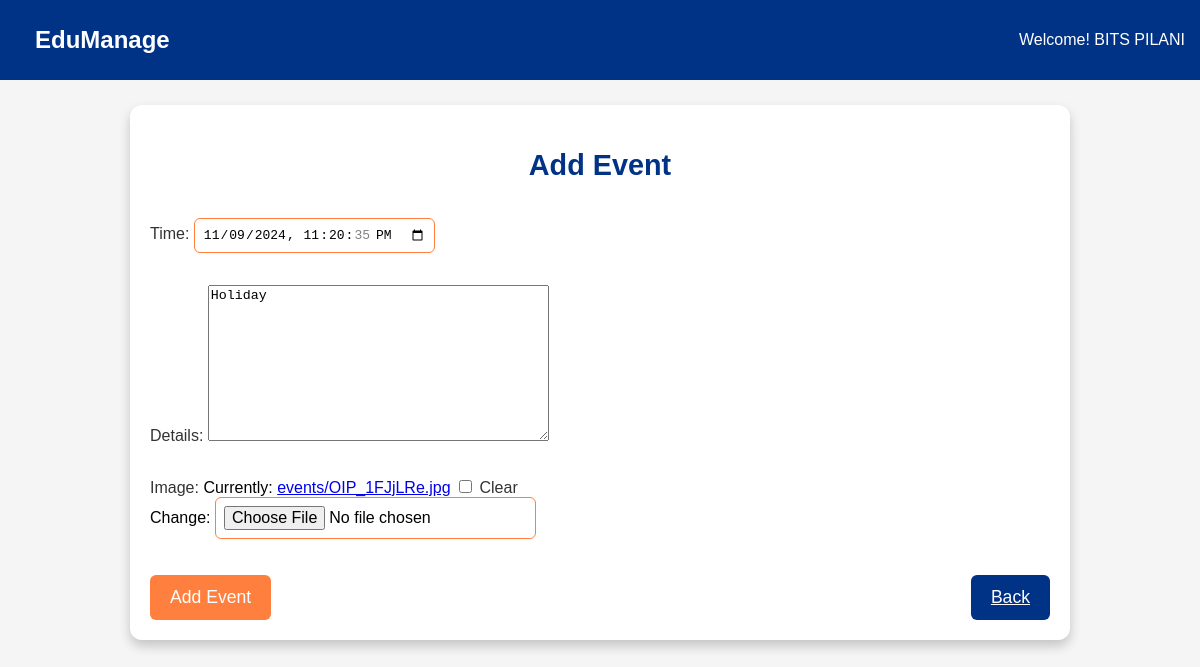
Page /events/edit/11/ (signed in) on the committed database.
### accounts/models.py (models this page shows, shortened)
class User(AbstractBaseUser):
    ORGANIZATION_CHOICES = [
        ('school', 'School'),
        ('college', 'College'),
    ]
    COUNTRY_CHOICES = [
        ('us', 'United States'),
        ('uk', 'United Kingdom'),
        ('in', 'India'),
    ]
    school_name = models.CharField(max_length=100)
    email = models.EmailField(unique=True)
    phone = models.CharField(max_length=15)
    address_area = models.CharField(max_length=100)
    address_landmark = models.CharField(max_length=100, blank=True, null=True)
    address_city = models.CharField(max_length=50)
    address_state = models.CharField(max_length=50)
    address_country = models.CharField(max_length=50, choices=COUNTRY_CHOICES)
    address_pincode = models.CharField(max_length=10)
    organization_type = models.CharField(max_length=10, choices=ORGANIZATION_CHOICES)
    is_active = models.BooleanField(default=True)
    is_admin = models.BooleanField(default=False)
    objects = UserManager()
    USERNAME_FIELD = 'email'
    REQUIRED_FIELDS = ['school_name']

class Event(models.Model):
    id = models.AutoField(primary_key=True)
    time = models.DateTimeField(default=timezone.now)  # Automatically set the current date and time
    details = models.TextField()
    image = models.ImageField(upload_to='events/', blank=True, null=True)  # Upload the image to 'media/events/'
    school = models.ForeignKey(User, on_delete=models.CASCADE)  # Link to the school

### accounts/views.py (the view)
# urls.py: path('events/edit/<int:event_id>/', views.event_edit, name='event_edit'),
@login_required
def event_edit(request, event_id):
    event = get_object_or_404(Event, id=event_id, school=request.user)
    if request.method == 'POST':
        form = EventForm(request.POST, request.FILES, instance=event)
        if form.is_valid():
            form.save()
            return redirect('event_list')
    else:
        form = EventForm(instance=event)
    return render(request, 'accounts/event_form.html', {'form': form})

### accounts/forms.py
class EventForm(forms.ModelForm):
    class Meta:
        model = Event
        fields = ['time', 'details', 'image']  # Fields to include in the form
        widgets = {
            'time': forms.DateTimeInput(attrs={'type': 'datetime-local'}),
        }

### templates/accounts/event_form.html (shortened to what this page needs)
<!DOCTYPE html>
<html lang="en">
  <head>
    {% load static %}
    <link rel="stylesheet" href="{% static 'css/event_form.css' %}" />
  </head>
  <body>
    <nav class="navbar">
      <a class="navbar-brand" style="font-size: 24px; font-weight: bold"
        >EduManage</a
      >
      <span class="school-name">Welcome! {{ user.school_name }}</span>
    </nav>
    <div class="container">
      <h2>{% if event %}Edit{% else %}Add{% endif %} Event</h2>
      <form method="POST" enctype="multipart/form-data">
        {% csrf_token %} {{ form.as_p }}
        <div class="form-actions">
          <button type="submit" class="btn btn-primary">
            {% if event %}Update{% else %}Add{% endif %} Event
          </button>
          <a href="{% url 'event_list' %}" class="btn btn-secondary">Back</a>
        </div>
      </form>
    </div>
  </body>
</html>

### static/css/event_form.css (style rules this page uses)
body { font-family: Arial, sans-serif; background-color: #f5f5f5; display: flex; flex-direction: column; align-items: center; height: 100vh; margin: 0; }
.container { max-width: 900px; width: 100%; padding: 20px; margin-top: 25px; background-color: #ffffff; border-radius: 12px; box-shadow: 0 6px 12px rgba(0, 0, 0, 0.2); }
.navbar { width: 100%; height: 80px; background-color: #003285; display: flex; align-items: center; justify-content: space-between; padding: 0 15px; box-sizing: border-box; color: #fff; }
.navbar a { font-size: 18px; color: #fff; text-decoration: none; margin: 0 20px; }
h2 { color: #003285; font-size: 1.8em; margin-bottom: 20px; text-align: center; }
form { display: flex; flex-direction: column; }
.form-actions { margin-top: 20px; display: flex; justify-content: space-between; }
button, .btn { background-color: #ff7f3e; color: white; border: none; padding: 12px 20px; border-radius: 6px; cursor: pointer; font-size: 1.1em; transition: background-color 0.3s ease; }
.btn-secondary { background-color: #003285; color: #fff; }
form label { font-size: 1em; color: #333; margin-bottom: 8px; }
form input, form select { padding: 8px; border: 1px solid #ff7f3e; border-radius: 6px; font-size: 1em; box-sizing: border-box; }

### rows in the picture
User: school_name "BITS PILANI"
Event: time "11/09/2024 23:20:35", details "Holiday"
